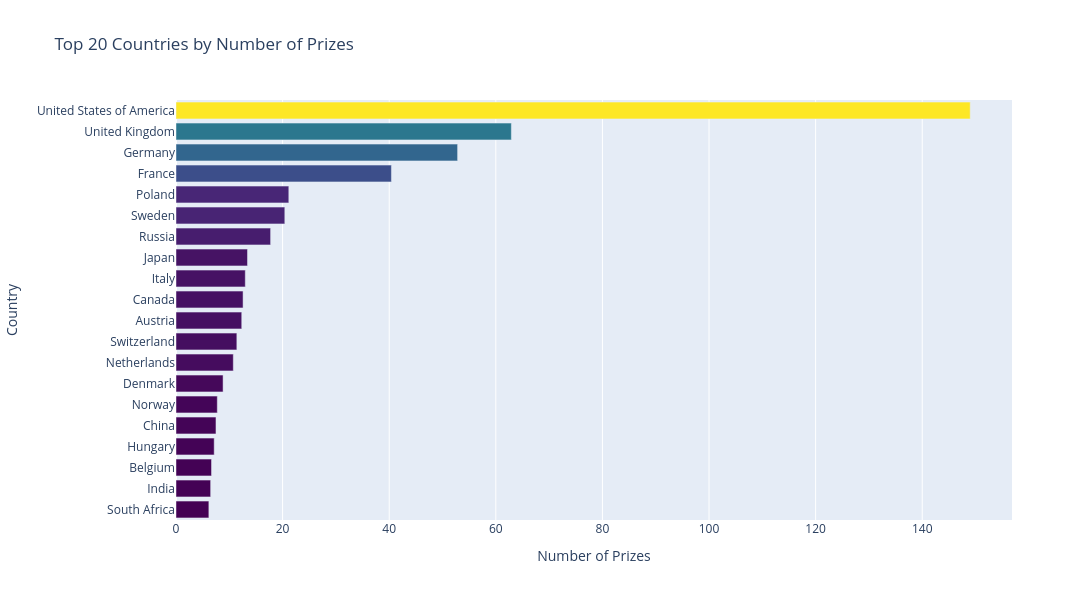

The notebook cell this image was saved under:
### Markdown cell above
**Challenge**: 
* Create a Pandas DataFrame called `top20_countries` that has the two columns. The `prize` column should contain the total number of prizes won. 

<img src=https://i.imgur.com/6HM8rfB.png width=350>

* Is it best to use `birth_country`, `birth_country_current` or `organization_country`? 
* What are some potential problems when using `birth_country` or any of the others? Which column is the least problematic? 
* Then use plotly to create a horizontal bar chart showing the number of prizes won by each country. Here's what you're after:

<img src=https://i.imgur.com/agcJdRS.png width=750>

* What is the ranking for the top 20 countries in terms of the number of prizes?

### Code cell
prizes_per_country = pd.DataFrame(df_data.groupby("birth_country_current").prize_pct.sum() / 100).sort_values(
    "prize_pct")[-20:]

bar = px.bar(y=prizes_per_country.index,
             x=prizes_per_country.prize_pct,
             orientation="h",
             title="Top 20 Countries by Number of Prizes",
             color=prizes_per_country.prize_pct,
             color_continuous_scale="Viridis")

bar.update_layout(
    autosize=False,
    width=1200,
    height=600,
    coloraxis_showscale=False,
    xaxis_title="Number of Prizes",
    yaxis_title="Country"
)

### Figure 1 — Plotly figure (JSON) as saved in the notebook; plotly's stock layout.template omitted (floating-point values rounded to 4 significant figures)
{"data": [{"hovertemplate": "x=%{x}<br>y=%{y}<br>color=%{marker.color}<extra></extra>", "legendgroup": "", "marker": {"color": [6.167, 6.5, 6.667, 7.167, 7.5, 7.75, 8.833, 10.75, 11.42, 12.33, 12.58, 13.0, 13.42, 17.75, 20.42, 21.17, 40.42, 52.83, 62.92, 149.0], "coloraxis": "coloraxis", "pattern": {"shape": ""}}, "name": "", "orientation": "h", "showlegend": false, "textposition": "auto", "x": [6.167, 6.5, 6.667, 7.167, 7.5, 7.75, 8.833, 10.75, 11.42, 12.33, 12.58, 13.0, 13.42, 17.75, 20.42, 21.17, 40.42, 52.83, 62.92, 149.0], "xaxis": "x", "y": ["South Africa", "India", "Belgium", "Hungary", "China", "Norway", "Denmark", "Netherlands", "Switzerland", "Austria", "Canada", "Italy", "Japan", "Russia", "Sweden", "Poland", "France", "Germany", "United Kingdom", "United States of America"], "yaxis": "y", "type": "bar"}], "layout": {"xaxis": {"anchor": "y", "domain": [0.0, 1.0], "title": {"text": "Number of Prizes"}}, "yaxis": {"anchor": "x", "domain": [0.0, 1.0], "title": {"text": "Country"}}, "coloraxis": {"colorbar": {"title": {"text": "color"}}, "colorscale": [[0.0, "#440154"], [0.1111, "#482878"], [0.2222, "#3e4989"], [0.3333, "#31688e"], [0.4444, "#26828e"], [0.5556, "#1f9e89"], [0.6667, "#35b779"], [0.7778, "#6ece58"], [0.8889, "#b5de2b"], [1.0, "#fde725"]], "showscale": false}, "legend": {"tracegroupgap": 0}, "title": {"text": "Top 20 Countries by Number of Prizes"}, "barmode": "relative", "autosize": false, "width": 1200, "height": 600}}
